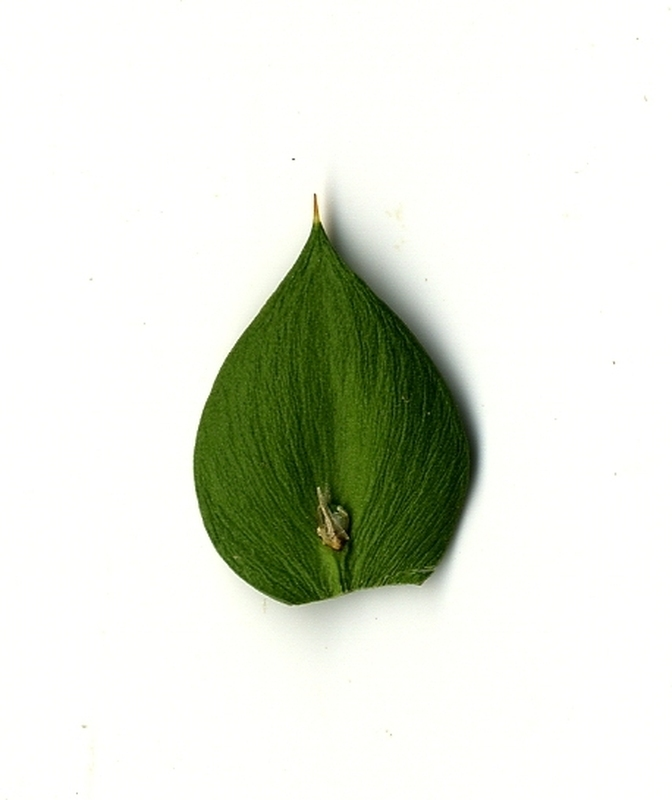
#> input picture database/1.jpg, 672 x 800 px
$ python CompassOperator.py --image database/1.jpg
#> lines starting #> are read from the running program, lines starting #| are printed output that depends on the picture
#Прва домашна работа по Обработка на слика
#Детекција на рабови со Компас операторот. Функија како влез прима слика, врши детекција на робови и ја прикажува сликата со детектирани рабови
#Марко Манчов - 151211

import cv2
import numpy as np
from matplotlib import pyplot as plt
import argparse

#Читање на влезни аргументи/слика
ap = argparse.ArgumentParser()
ap.add_argument("-i", "--image", required = True, help = "Path to the image")
args = vars(ap.parse_args())

img = cv2.imread(args["image"])
#> img is the input picture: shape (800, 672, 3); mean B, G, R 218, 228.9, 224.7
img = np.float32(img)

#Матрица - Запад
sw = np.array(([1,0,-1],[1,0,-1],[1,0,-1]), dtype="float32")
imgsw = cv2.filter2D(img,-1,sw)
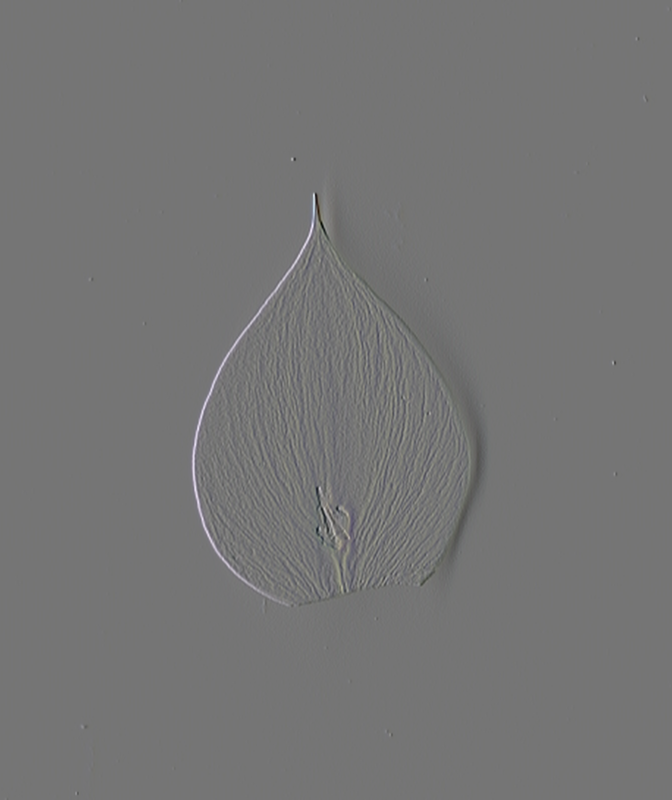
#> imgsw: shape (800, 672, 3) float32; mean B, G, R 0, 0, 0; drawn with min black and max white
imgsw = abs(imgsw)
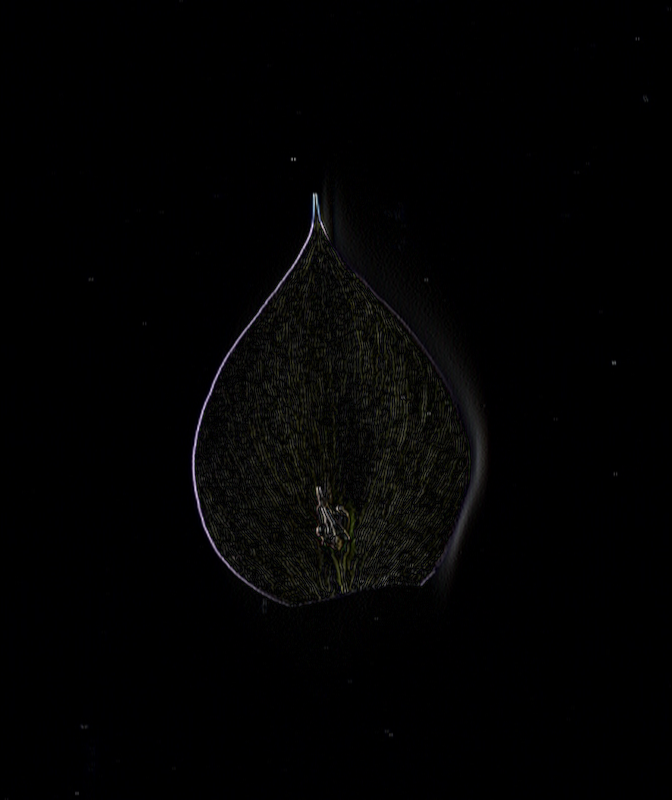
#> imgsw: shape (800, 672, 3) float32; mean B, G, R 7.8, 6.9, 7.1; drawn with min black and max white
imgsw = imgsw / np.amax(imgsw[:])

#Матрица - Југ
ss = np.array(([1,1,1],[0,0,0],[-1,-1,-1]), dtype="float32")
imgss = cv2.filter2D(img,-1,ss)
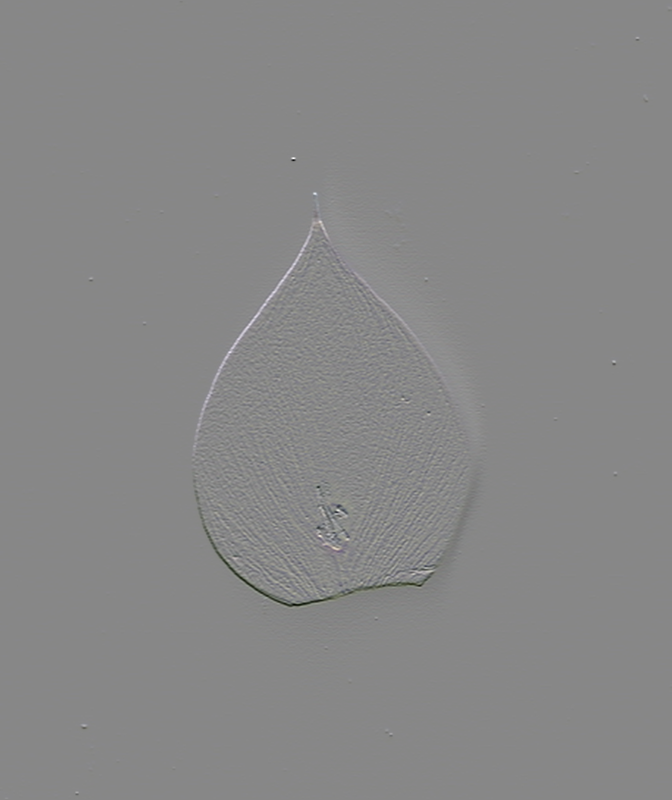
#> imgss: shape (800, 672, 3) float32; mean B, G, R 0, 0, 0; drawn with min black and max white
imgss = abs(imgss)
imgss = imgss / np.amax(imgss[:])

#Матрица - Север
sn = np.array(([-1,-1,-1],[0,0,0],[1,1,1]), dtype="float32")
imgsn = cv2.filter2D(img,-1,sn)
imgsn = abs(imgsn)
imgsn = imgsn / np.amax(imgsn[:])

#Матрица - Исток
se = np.array(([-1,0,1],[-1,0,1],[-1,0,1]), dtype="float32")
imgse = cv2.filter2D(img,-1,se)
imgse = abs(imgse)
imgse = imgse / np.amax(imgse[:])

#Матрица - СевероЗапад
swn = np.array(([1,1,0],[1,0,-1],[0,-1,-1]), dtype="float32")
imgswn = cv2.filter2D(img,-1,swn)
imgswn = abs(imgswn)
imgswn = imgswn / np.amax(imgswn[:])

#Матрица - ЈугоЗапад
sws = np.array(([0,-1,-1],[1,0,-1],[1,1,0]), dtype="float32")
imgsws = cv2.filter2D(img,-1,sws)
imgsws = abs(imgsws)
imgsws = imgsws / np.amax(imgsws[:])

#Матрица - СеверноИсток
sen = np.array(([0,1,1],[-1,0,1],[-1,-1,0]), dtype="float32")
imgsen = cv2.filter2D(img,-1,sen)
imgsen = abs(imgsen)
imgsen = imgsen / np.amax(imgsen[:])

#Матрица - ЈугоИсток
ses = np.array(([-1,-1,0],[-1,0,1],[0,1,1]), dtype="float32")
imgses = cv2.filter2D(img,-1,ses)
imgses = abs(imgses)
imgses = imgses / np.amax(imgses[:])

#Спојување на сликите и прикажување на резултатот
edgeSum1 = cv2.add(np.power(imgsw,2), np.power(imgss,2))
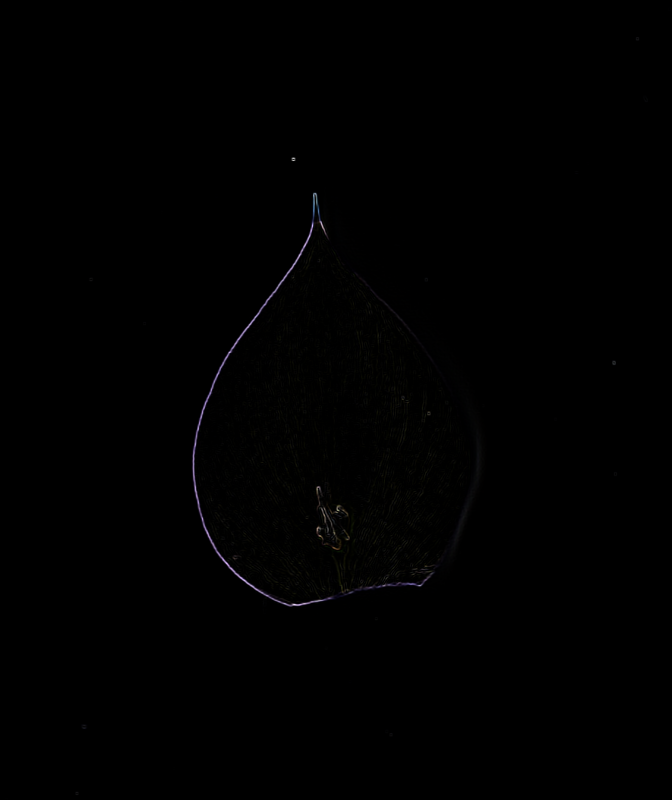
#> edgeSum1: shape (800, 672, 3) float32; mean B, G, R 0.00276, 0.00261, 0.00282; drawn with min black and max white
edgeSum2 = cv2.add(np.power(imgse,2),np.power(imgsn,2))
edgeSum3 = cv2.add(np.power(imgses,2),np.power(imgsen,2))
edgeSum4 = cv2.add(np.power(imgses,2),np.power(imgsen,2))
edgeSum12 = cv2.add(edgeSum1,edgeSum2)
edgeSum34 = cv2.add(edgeSum3,edgeSum4)
edgeSum = cv2.add(edgeSum12,edgeSum34)

ret,thresh = cv2.threshold(edgeSum,0.05,1,cv2.THRESH_BINARY)
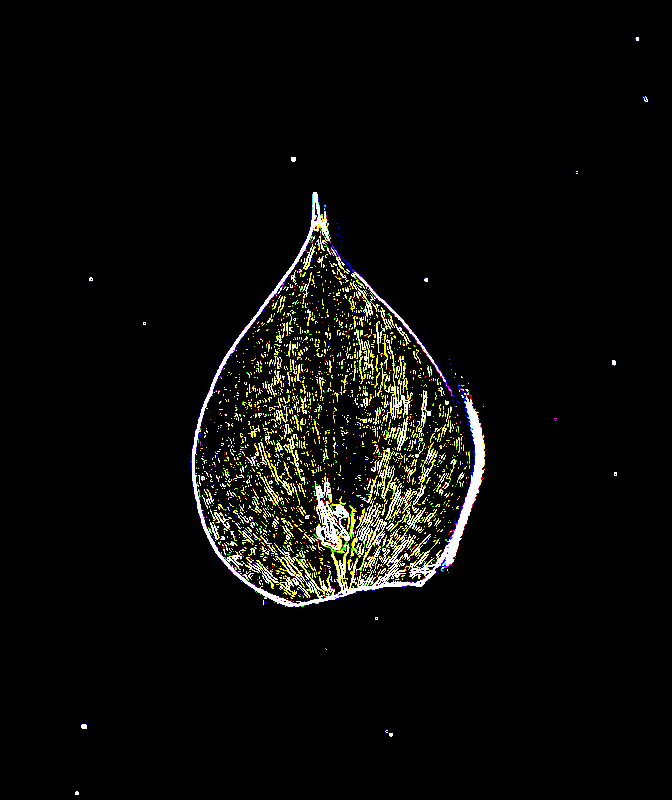
#> thresh: shape (800, 672, 3) float32; mean B, G, R 0.03, 0.0427, 0.0428

cv2.imshow("image",thresh)
cv2.waitKey(0)

$ run again, on database/10001.jpg
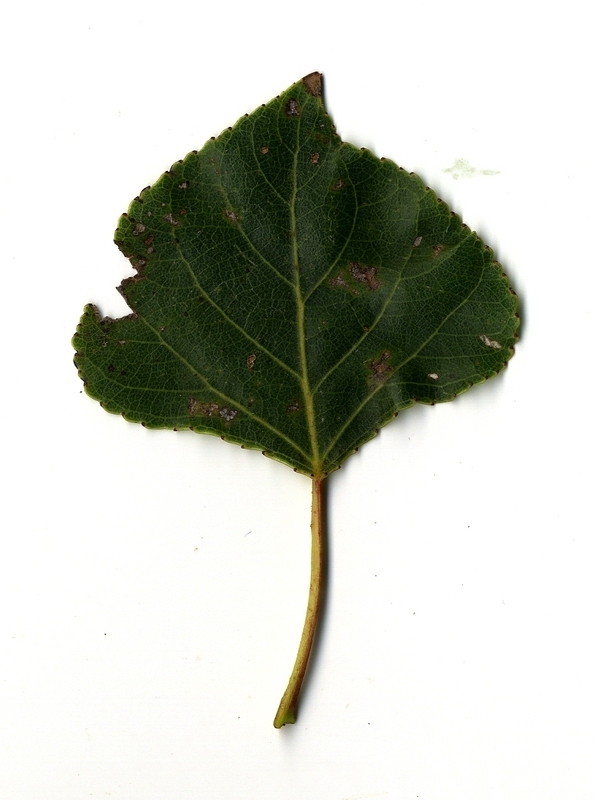
#> input picture database/10001.jpg, 596 x 800 px
#> img is the input picture: shape (800, 596, 3); mean B, G, R 195.5, 204.3, 201.6
#> `imgse = cv2.filter2D(img,-1,se)`:
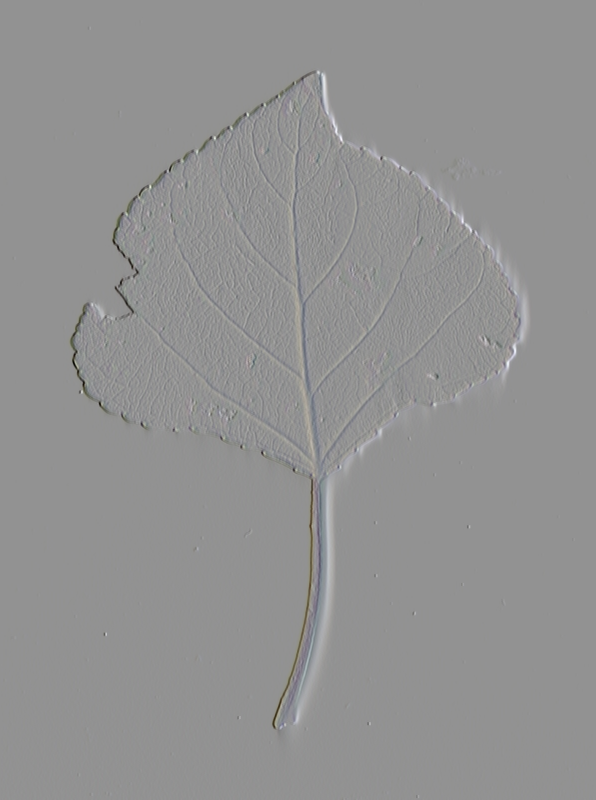
#> imgse: shape (800, 596, 3) float32; mean B, G, R 0, 0, 0; drawn with min black and max white
#> `ret,thresh = cv2.threshold(edgeSum,0.05,1,cv2.THRESH_BINARY)`:
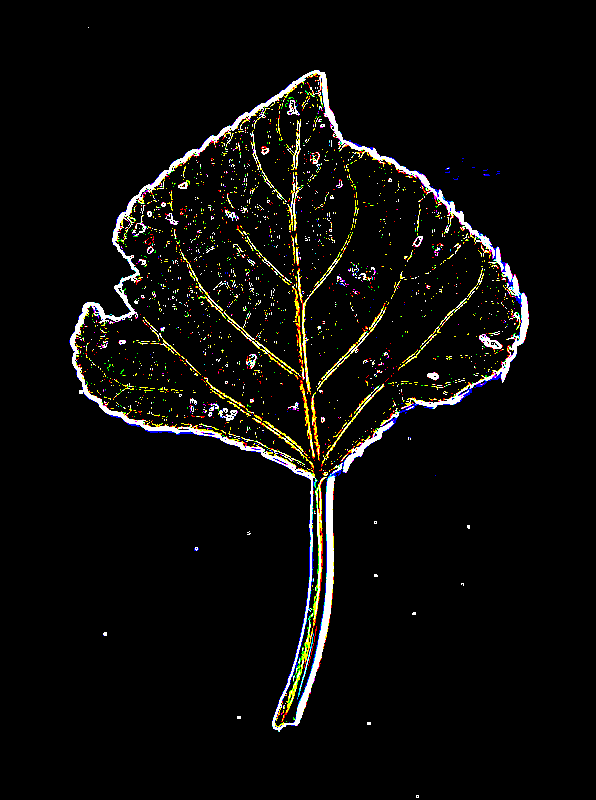
#> thresh: shape (800, 596, 3) float32; mean B, G, R 0.0359, 0.0436, 0.0462

$ run again, on database/10002.jpg
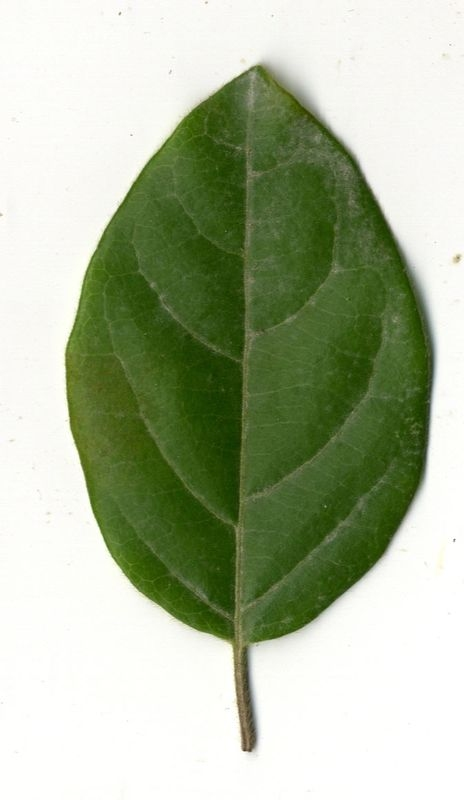
#> input picture database/10002.jpg, 464 x 800 px
#> img is the input picture: shape (800, 464, 3); mean B, G, R 156.3, 183.4, 172.3
#> `imgses = cv2.filter2D(img,-1,ses)`:
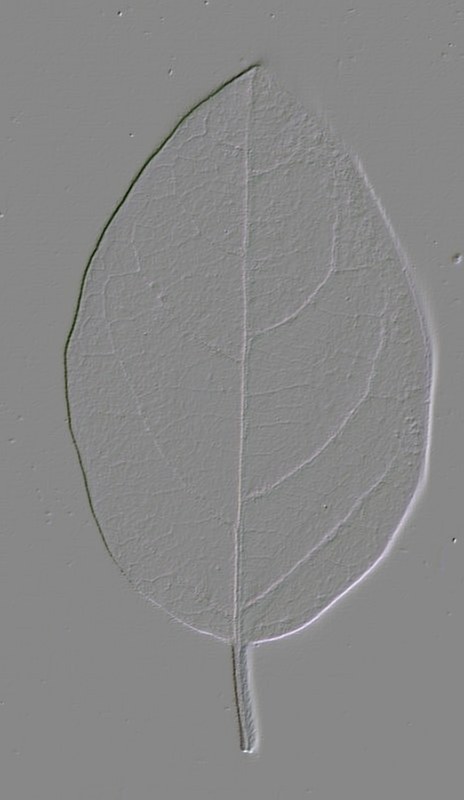
#> imgses: shape (800, 464, 3) float32; mean B, G, R 0.1, 0, 0; drawn with min black and max white
#> `ret,thresh = cv2.threshold(edgeSum,0.05,1,cv2.THRESH_BINARY)`:
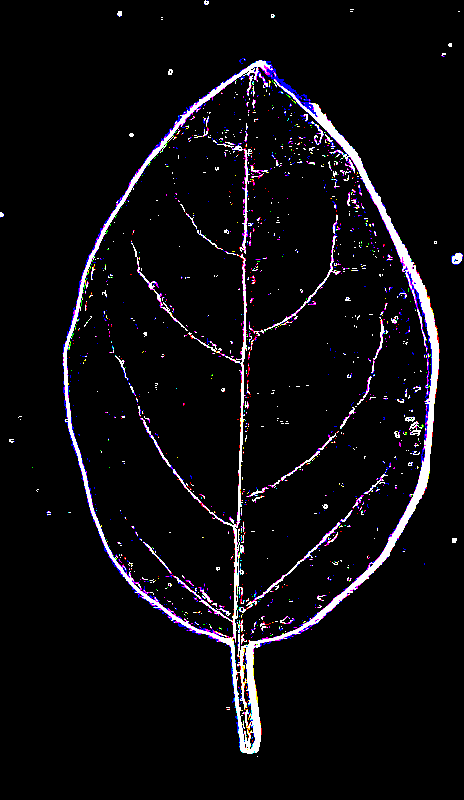
#> thresh: shape (800, 464, 3) float32; mean B, G, R 0.0571, 0.0443, 0.0508

$ run again, on database/10005.jpg
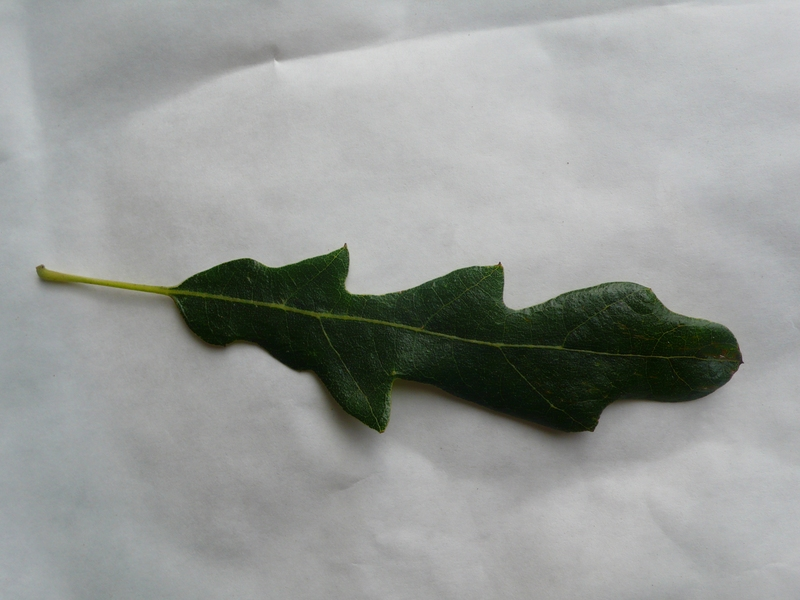
#> input picture database/10005.jpg, 800 x 600 px
#> img is the input picture: shape (600, 800, 3); mean B, G, R 151.6, 154.4, 151.3
#> `imgss = cv2.filter2D(img,-1,ss)`:
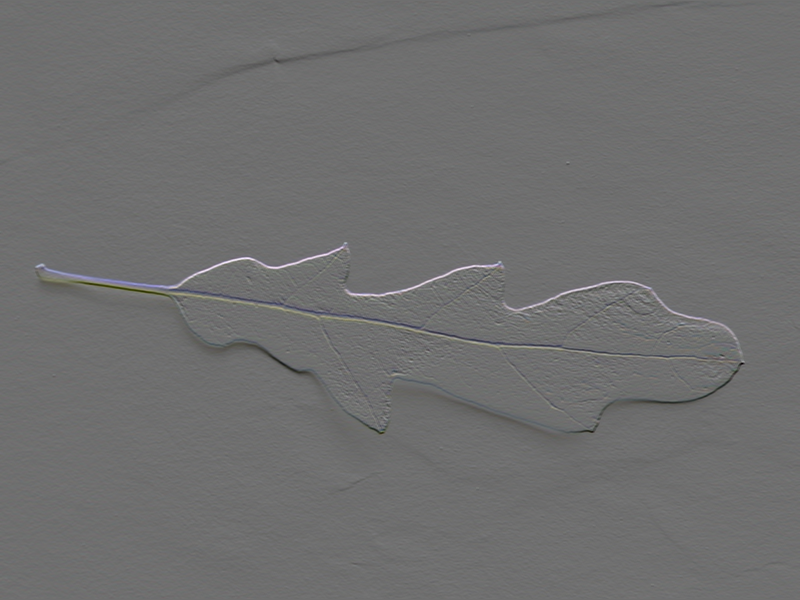
#> imgss: shape (600, 800, 3) float32; mean B, G, R 0.2, 0.2, 0.1; drawn with min black and max white
#> `ret,thresh = cv2.threshold(edgeSum,0.05,1,cv2.THRESH_BINARY)`:
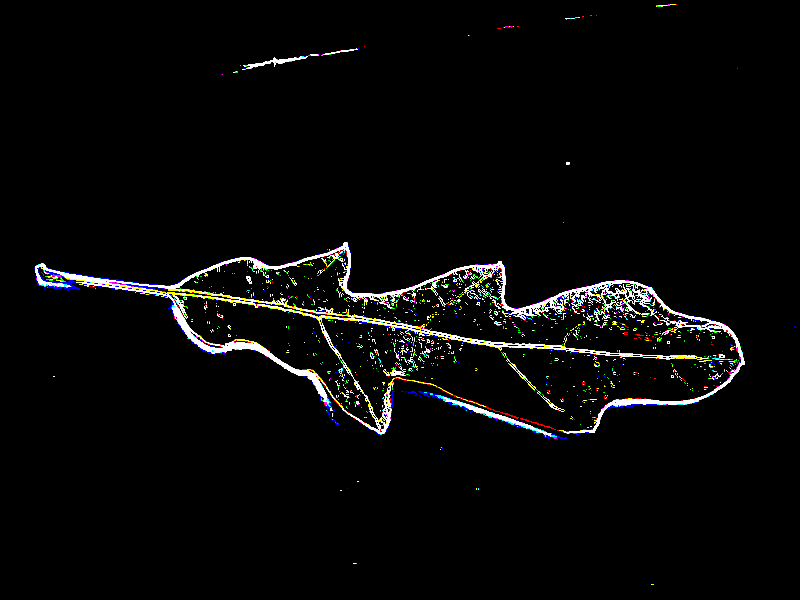
#> thresh: shape (600, 800, 3) float32; mean B, G, R 0.0299, 0.0319, 0.0314
